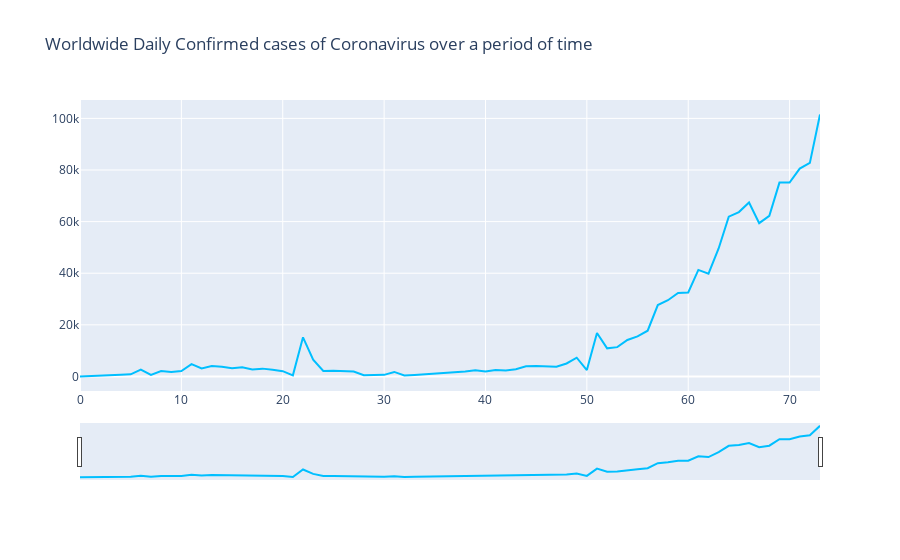

The notebook cell saved with this chart:
### Markdown cell above
# World Coronavirus Cases Overtime

### Code cell
#hide_input
adjusted_dates = adjusted_dates.reshape(1, -1)[0]
fig = go.Figure()
fig.add_trace(go.Scatter(x=adjusted_dates, y=world_cases, name="Daily Cases in Worldwide",
                         line_color='deepskyblue'))
fig.update_layout(title_text='Worldwide Daily Confirmed cases of Coronavirus over a period of time',
                  xaxis_rangeslider_visible=True)
fig.show()

### Figure 1 — Plotly figure (JSON) as saved in the notebook; plotly's stock layout.template omitted (floating-point values rounded to 4 significant figures)
{"data": [{"line": {"color": "deepskyblue"}, "name": "Daily Cases in Worldwide", "type": "scatter", "x": [0, 1, 2, 3, 4, 5, 6, 7, 8, 9, 10, 11, 12, 13, 14, 15, 16, 17, 18, 19, 20, 21, 22, 23, 24, 25, 26, 27, 28, 29, 30, 31, 32, 33, 34, 35, 36, 37, 38, 39, 40, 41, 42, 43, 44, 45, 46, 47, 48, 49, 50, 51, 52, 53, 54, 55, 56, 57, 58, 59, 60, 61, 62, 63, 64, 65, 66, 67, 68, 69, 70, 71, 72, 73], "y": [0, 99, 287, 493, 684, 809, 2651, 588, 2068, 1693, 2111, 4749, 3094, 4011, 3743, 3159, 3597, 2729, 3030, 2612, 2040, 419, 15147, 6517, 2145, 2194, 2034, 1878, 503, 558, 622, 1753, 386, 603, 845, 982, 1358, 1366, 1899, 2358, 1937, 2534, 2280, 2766, 3915, 4046, 3974, 3769, 5030, 7255, 2477, 16853, 10896, 11353, 14120, 15528, 17719, 27679, 29535, 32361, 32557, 41282, 39810, 49608, 61938, 63700, 67415, 59411, 62248, 75122, 75118, 80552, 82760, 101488]}], "layout": {"autosize": true, "title": {"text": "Worldwide Daily Confirmed cases of Coronavirus over a period of time"}, "xaxis": {"autorange": true, "range": [0, 73], "rangeslider": {"autorange": true, "range": [0, 73], "visible": true, "yaxis": {"_template": null, "rangemode": "match"}}, "type": "linear"}, "yaxis": {"autorange": true, "range": [-5638.0, 107100.0], "type": "linear"}}}
